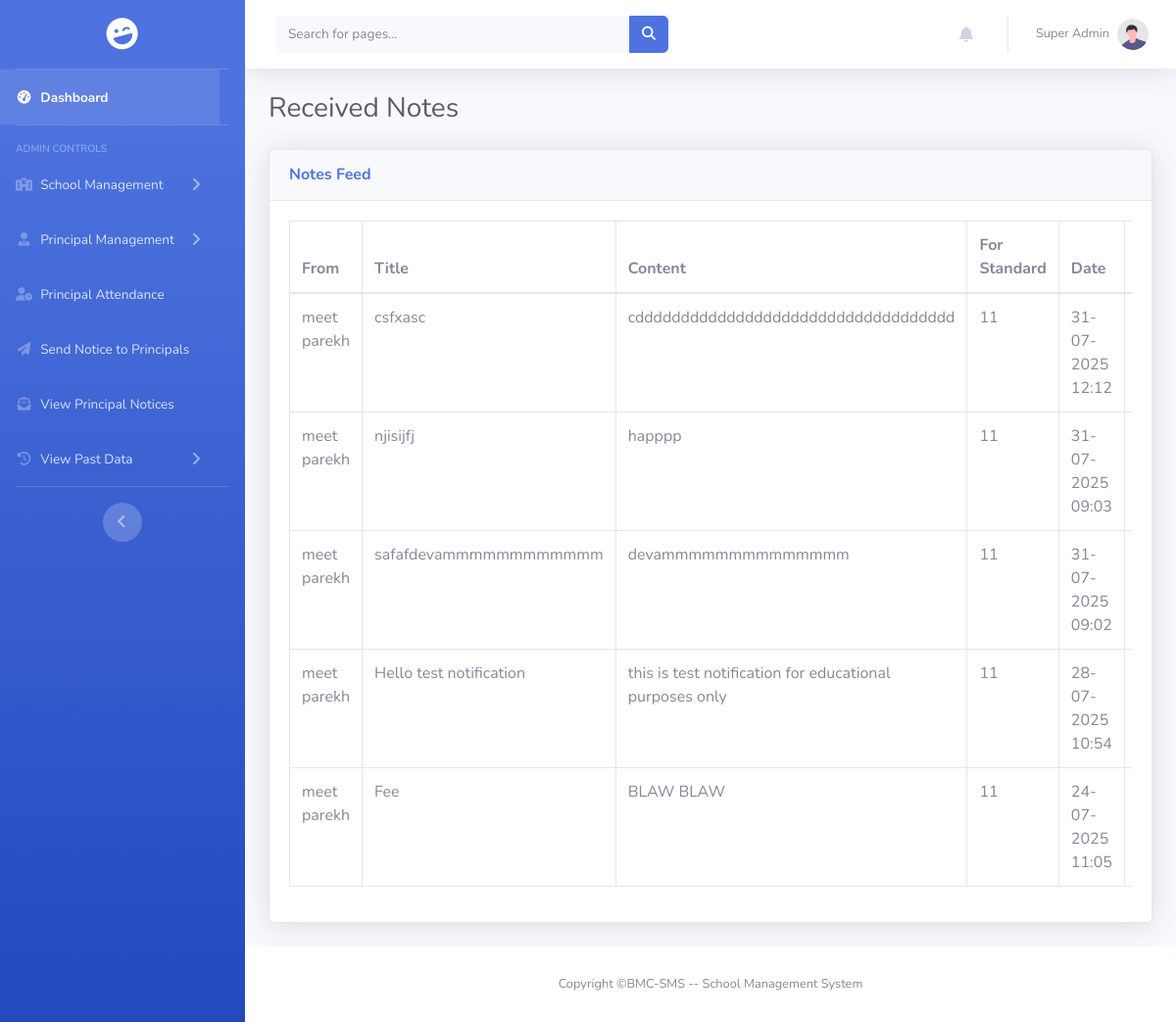
The app's page /pages/student/view_notes.php (signed in), older data.
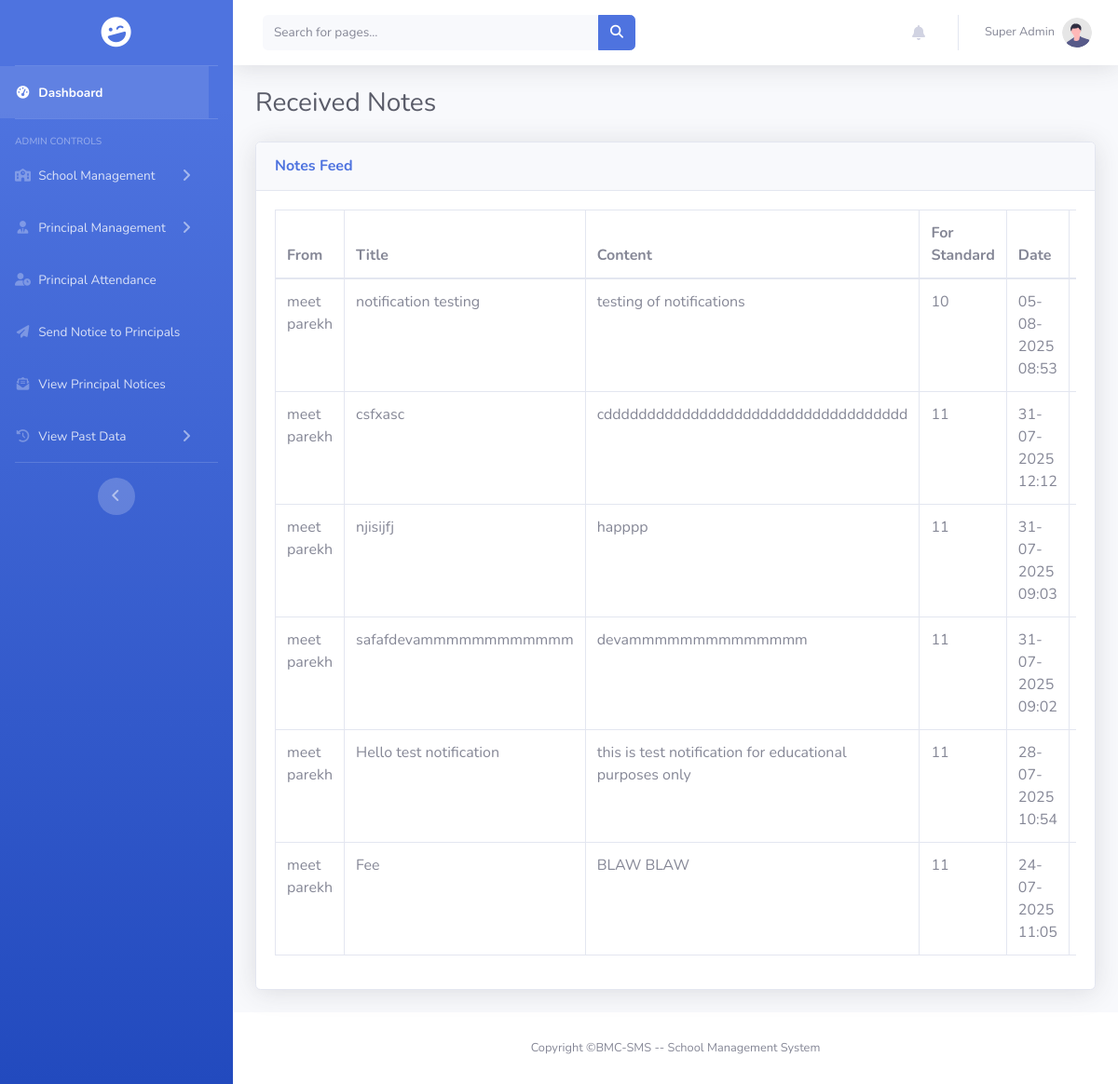
The same page, newer data.
### tables this page shows
CREATE TABLE `notes` (
  `id` int(11) NOT NULL,
  `user_id` int(11) NOT NULL,
  `school_id` int(11) DEFAULT NULL,
  `target_standard` varchar(50) DEFAULT NULL,
  `title` varchar(255) NOT NULL,
  `content` text NOT NULL,
  `file_path` varchar(255) DEFAULT NULL,
  `original_filename` varchar(255) DEFAULT NULL,
  `created_at` timestamp NOT NULL DEFAULT current_timestamp()
);

### pages/student/view_notes.php (the view, shortened to what this page needs)
<?php
include_once "../../includes/connect.php";
$notes = [];
$base_sql = "SELECT
                n.title,
                n.content,
                n.file_path,
                n.original_filename,
                n.created_at,
                n.target_standard,
                COALESCE(t.teacher_name, p.principal_name, u.email) as sender
             FROM notes n
             JOIN users u ON n.user_id = u.id
             LEFT JOIN teacher t ON u.id = t.id AND u.role = 'teacher'
             LEFT JOIN principal p ON u.id = p.id AND u.role = 'principal'";
$base_sql .= " ORDER BY n.created_at DESC";
$stmt = $conn->prepare($base_sql);
if ($stmt) {
    $stmt->execute();
    $result = $stmt->get_result();
    while ($row = $result->fetch_assoc()) {
        $notes[] = $row;
    }
}
?>
<!DOCTYPE html>
<html lang="en">
<head>
    <link rel="stylesheet" href="https://cdnjs.cloudflare.com/ajax/libs/font-awesome/6.5.2/css/all.min.css" />
    <link rel="stylesheet" href="https://cdn.jsdelivr.net/npm/bootstrap@4.6.2/dist/css/bootstrap.min.css">
    <link rel="stylesheet" href="https://cdn.datatables.net/1.10.21/css/dataTables.bootstrap4.min.css">
    <link href="../../assets/css/sb-admin-2.min.css" rel="stylesheet">
    <link rel="stylesheet" href="../../assets/css/sidebar.css">
    <link rel="stylesheet" href="../../assets/css/scrollbar_hidden.css">
</head>
<body id="page-top">
    <div id="wrapper">
        <?php include '../../includes/sidebar.php'; ?>
        <div id="content-wrapper" class="d-flex flex-column">
            <div id="content">
                <?php include '../../includes/header.php'; ?>
                <div class="container-fluid">
                    <h1 class="h3 mb-4 text-gray-800">Received Notes</h1>
                    <div class="card shadow mb-4">
                        <div class="card-header py-3">
                            <h6 class="m-0 font-weight-bold text-primary">Notes Feed</h6>
                        </div>
                        <div class="card-body">
                            <div class="table-responsive">
                                <table class="table table-bordered" id="notesTable " width="100%" cellspacing="0">
                                    <thead>
                                        <tr>
                                            <th>From</th>
                                            <th>Title</th>
                                            <th>Content</th>
                                            <th>For Standard</th>
                                            <th>Date</th>
                                            <th>Attachment</th>
                                        </tr>
                                    </thead>
                                    <tbody>
                                        <?php foreach ($notes as $note): ?>
                                            <tr>
                                                <td><?php echo htmlspecialchars($note['sender']); ?></td>
                                                <td><?php echo htmlspecialchars($note['title']); ?></td>
                                                <td><?php echo nl2br(htmlspecialchars($note['content'])); ?></td>
                                                <td><?php echo htmlspecialchars($note['target_standard']); ?></td>
                                                <td><?php echo date('d-m-Y H:i', strtotime($note['created_at'])); ?></td>
                                                <td>
                                                </td>
                                            </tr>
                                        <?php endforeach; ?>
                                    </tbody>
                                </table>
                            </div>
                        </div>
                    </div>
                </div>
            </div>
            <?php include '../../includes/footer.php'; ?>
        </div>
    </div>
</body>
</html>

Row changes from the older to the newer data that the page shows:
added notes: sender "meet parekh", title "notification testing", content "testing of notifications", target_standard "10", created_at "05-08-2025 08:53"
